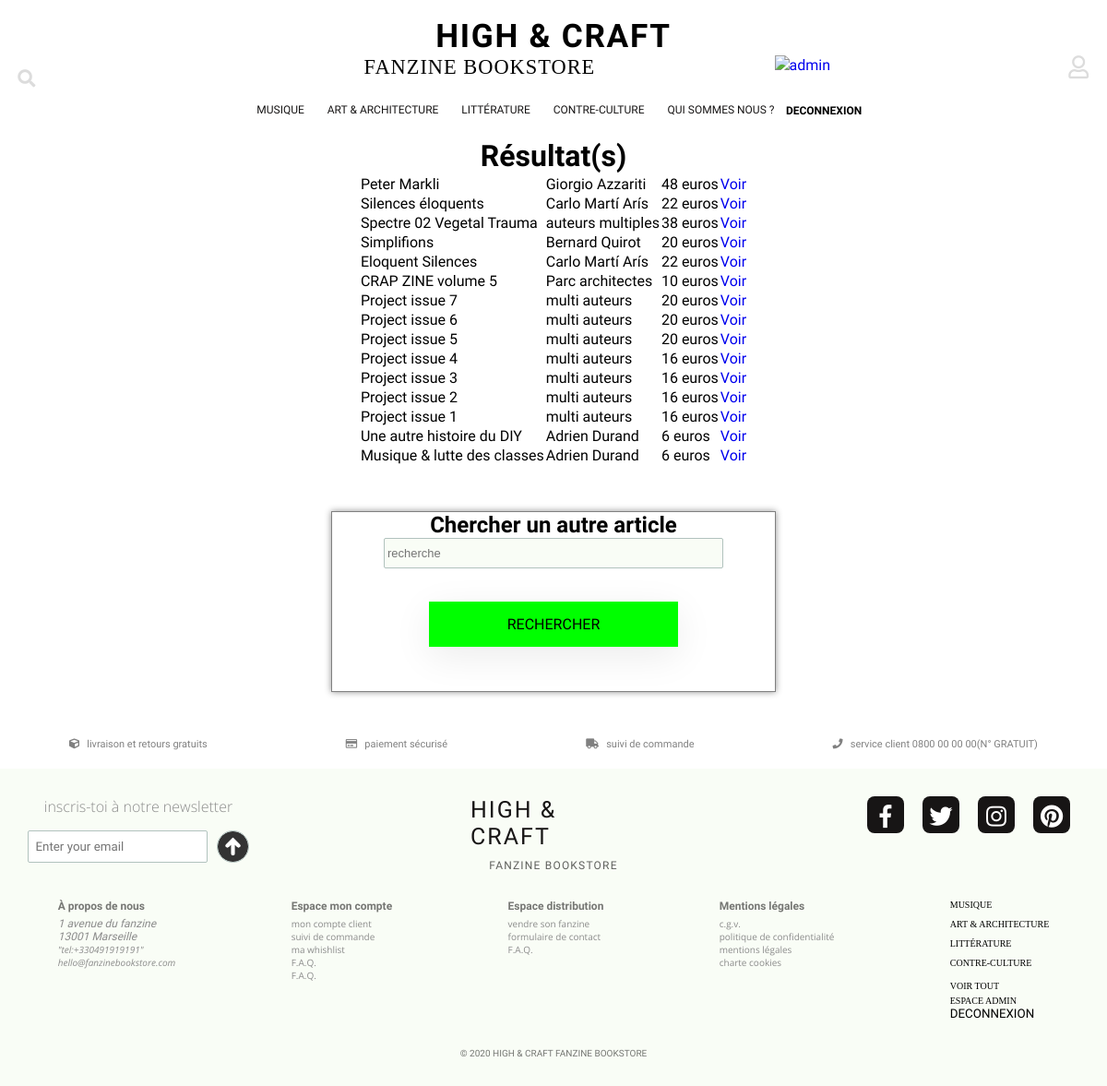
/search.php (signed in), run on an earlier commit of the app's database.
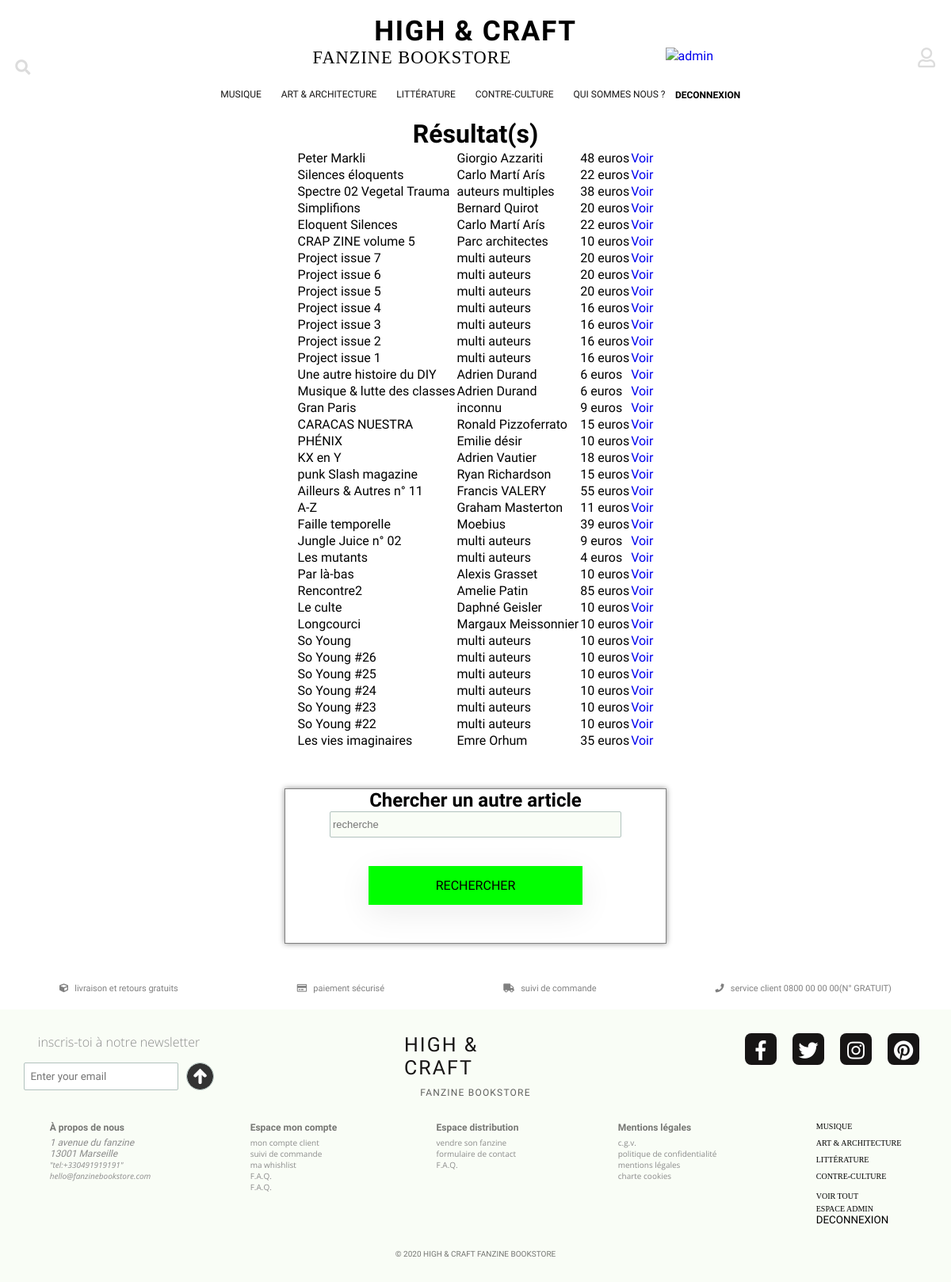
And on a later commit of the database.
### tables this page shows
CREATE TABLE `categorie` (
  `id_categorie` int(11) NOT NULL,
  `nom_categorie` varchar(50) NOT NULL,
  `date_registration` datetime NOT NULL DEFAULT CURRENT_TIMESTAMP
);

CREATE TABLE `article` (
  `id_article` int(11) NOT NULL,
  `id_distributeur` int(11) NOT NULL,
  `id_categorie` int(11) NOT NULL,
  `id_sous_categorie` int(11) NOT NULL,
  `nom_article` varchar(100) NOT NULL,
  `auteur_article` varchar(100) NOT NULL,
  `editions_article` varchar(100) NOT NULL,
  `description_article` text NOT NULL,
  `citation_article` varchar(255) NOT NULL,
  `nb_pages` int(11) NOT NULL,
  `annee_parution` year(4) NOT NULL,
  `prix_article` decimal(10,0) NOT NULL,
  `date_registration` datetime NOT NULL
);

### search.php (the view, shortened to what this page needs)
<?php $page_selected = 'search.php'; ?>
<!DOCTYPE html>
<html>
<head>
    <link rel="stylesheet" href="https://use.fontawesome.com/releases/v5.3.1/css/all.css">
    <link rel="stylesheet" type="text/css" href="css/style.css">
    <link rel="stylesheet" href="style-order.css">
</head>
<body>
<header>
   <?php
    include("includes/header.php");
   ?>
</header>
<main>
  <?php
  $bdd = new PDO('mysql:host=localhost;dbname=boutique', 'root', '');
?>
<center>
    <table>
<thead>
  <h1>Résultat(s)</h1>
</thead>
          	 <tbody>
          		 <?php
              $sql = 'SELECT * FROM article';
              $params = [];
              $resultats = $bdd->prepare($sql);
              $resultats->execute($params);
              if ($resultats->rowCount() > 0) {
                  while ($d = $resultats->fetch(PDO::FETCH_ASSOC)) {
                      ?><tr>
          <td><?=$d['nom_article'] ?></td>
          	<td><?=$d['auteur_article'] ?></td>
              <td><?=$d['prix_article'] ?>  euros  </td>
          			<td><a href="item.php?id=<?php echo $d['id_article'] ?>">Voir</a></td>
</tr>
          				 <?php
                  }
              } else {
                  echo '<tr><td>aucun résultat trouvé</td></tr>' . $connect = null;
              }
             ?>
</table><br/></center>
<section id="container-register">
           <form method='post'>
             <h1>Chercher un autre article</h1>
             <section id="box-form">
          	 <input type='text' placeholder='recherche' name="recherche_valeur"/>
             <button type="submit" name="search" id="container-delivery">Rechercher</button>
</section>
</section>
</main>
<footer>
   <?php
    include("includes/footer.php");
   ?>
</footer>
</body>
</html>

### includes/header.php (shortened to what this page needs)
<?php
require 'class/panier.php';
require 'class/categories.php';
$db = new DB();
$category = new Categorie($db);
?>
<header>
    <?php
        if ($page_selected === 'index' OR $page_selected === 'panier' OR $page_selected === 'order'){ ?>
        <a id="toplogo" href="index1.php">
            <h1>HIGH & CRAFT</h1>
        </a>
        <a id="top-subtitle" href="index1.php"><h2>FANZINE BOOKSTORE</h2></a>
    <?php
        }else{
    ?>
    <a id="toplogo" href="index.php">
        <h1>HIGH & CRAFT</h1>
    </a>
    <section id="first-nav">
        <section id="loupe">
            <form id="search-form" action="search.php" method="GET">
               <input type="submit" value="Valider"><i class="fa fa-search"></i> </input>
            </form>
        </section>
        <a href="index.php"><h2>FANZINE BOOKSTORE</h2></a>
        <nav>
            <ul>
              <?php
               if(isset ($_SESSION['user']) && ($_SESSION['user']['is_admin'] == 1))
              {
                  ?>
              <ul>
               <li>
                   <a href="admin.php"><img src="https://img.icons8.com/material-sharp/48/000000/maintenance.png"/>admin</a>
               </li>
             </ul>
           <?php } ?>
                <div class="dropdown">
                    <li>
                        <ul>
                            <li id="basket">
                                <a href="panier.php"><i class="fas fa-shopping-basket"></i></a>
                            </li>
                        </ul>
                    </li>
                </div>
                <?php
                if (isset($_SESSION['user'])){
                ?>
                <div class="dropdown">
                    <li>
                        <ul>
                            <li id="profile">
                                <a href="profil.php"><i class="far fa-user"></i></i></a>
                            </li>
                        </ul>
                    </li>
                </div>
            <?php
                }else{
            ?>
            <li><a href="connexion.php"><i class="far fa-user"></i></a></li>
            <?php }  ?>
            </ul>
        </nav>
    </section>
    <section class="wrapper">
        <nav>
            <ul>
                <?php $categorie = $category->categories();?>
                <li><a href="about.php">QUI SOMMES NOUS ?</a></li>
                <?php if (isset($_SESSION['user'])){ ?>
                <form action="index.php" method="post">
                    <input id="deco1" name="deco" value="DECONNEXION" type="submit"/>
                </form>
                <?php } } ?>
            </ul>
        </nav>
    </section>
</header>

### class/categories.php (shortened to what this page needs)
<?php
class Categorie{
public $db;
public function __construct($db)
{
	$this->db = $db;
}
public function cat()
    {
        $connexion = $this->db->connectDb();
        $q = $connexion->prepare("SELECT * FROM categorie ORDER by id_categorie ASC limit 4");
        $q->execute();
		$categories = $q->fetchAll();
		foreach ($categories as $cat){
			$name_categorie = $cat["nom_categorie"];
			$id_categorie = $cat["id_categorie"];
			echo '<a href="category.php?id='.$id_categorie.'">' .$name_categorie.'</a>';
			}
		return $categories;
	}
public function categories()
    {
        $connexion = $this->db->connectDb();
        $q = $connexion->prepare("SELECT * FROM categorie ORDER by id_categorie ASC limit 4");
        $q->execute();
		$categories = $q->fetchAll();
		foreach ($categories as $cat){
			$name_categorie = $cat["nom_categorie"];
			$id_categorie = $cat["id_categorie"];
			echo '<li class="dropdown-menu"><a href="category.php?id='.$id_categorie.'">' .$name_categorie.'</a><ul class ="menu-area">';
        	$q1 = $connexion->prepare("SELECT nom_sous_categorie, id_sous_categorie FROM sous_categorie WHERE id_categorie = $id_categorie");
        	$q1->execute();
			$sub_categories = $q1->fetchAll();
			echo '</ul></li>';
		}
		return $categories + $sub_categories;
	}
}
?>

### includes/footer.php (shortened to what this page needs)
<?php
    $category = new Categorie($db);
?>
<footer>
    <?php if ($page_selected === 'index'){ ?>
        <section id="index-footer">
            <h2>FANZINE BOOKSTORE</h2>
        </section>
        <?php
            }else{
        ?>
    <section id="container-service">
        <ul>
            <li><i class="fas fa-cube"></i> &nbsp; livraison et retours gratuits</li>
            <li><i class="far fa-credit-card"></i> &nbsp; paiement sécurisé</li>
            <li><i class="fas fa-truck"></i> &nbsp; suivi de commande</li>
            <li> <i class="fas fa-phone"></i> &nbsp; service client
                <a class="contact" href="tel:0800000000">0800 00 00 00</a>(N° GRATUIT)
            </li>
        </ul>
    </section>
    <section id="container-footer">
        <section id="footer-part1">
            <section id="newsletter">
                <h3>inscris-toi à notre newsletter</h3>
                <form action="" method="POST">
                    <input type="text" id="news" name="email" placeholder="Enter your email"></br>
                    <input type="submit" name="newsletter" id="btnnews" value="newsletter">
                </form>
            </section>
            <section id="end-logo">
                <a href="index.php">
                    <h1>HIGH & CRAFT</h1>
                    <h2>FANZINE BOOKSTORE</h2>
                </a>
            </section>
            <section id="social-media">
                <ul id="social-list">
                    <li><a href="https://facebook.com" target="_blank"><i class="fab fa-facebook-f"></i></a></li>
                    <li><a href="https://twitter.com" target="_blank"><i class="fab fa-twitter"></i></a></li>
                    <li><a href="https://www.instagram.com" target="_blank"><i class="fab fa-instagram"></i></a></li>
                    <li><a href="https://www.pinterest.com" target="_blank"><i class="fab fa-pinterest"></i></a></li>
                </ul>
            </section>
        </section>
        <section id="footer-part2">
            <section>
                <h4>À propos de nous</h4>
                <address>
                    1 avenue du fanzine </br>
                    13001 Marseille
                    <a class="contact" href="tel:+330491919191">"tel:+330491919191"</a>
                    <a class="contact" href="mailto:hello@lovecraftbookstore.com">hello@fanzinebookstore.com</a>
                </address>
            </section>
            <section>
                <h4>Espace mon compte</h4>
                <ul>
                <?php if (isset($_SESSION['user']['id_user'])){?>
                    <li><a href="profil.php">mon compte client</a></li>
                    <li><a href="profil.php">suivi de commande</a></li>
                    <li><a href="profil.php">ma whishlist</a></li>
                    <li><a href="faq.php">F.A.Q.</a></li>
                <?php }else{ ?>
                    <li><a href="connexion.php">mon compte client</a></li>
                    <li><a href="connexion.php">suivi de commande</a></li>
                    <li><a href="connexion.php">ma whishlist</a></li>
                <?php } ?>
                    <li><a href="faq.php">F.A.Q.</a></li>
                </ul>
            </section>
            <section>
                <h4>Espace distribution</h4>
                <ul>
                    <li><a href="seller-form.php">vendre son fanzine</a></li>
                    <li><a href="seller-form.php">formulaire de contact</a></li>
                    <li><a href="faq.php">F.A.Q.</a></li>
                </ul>
            </section>
            <section>
                <h4>Mentions légales</h4>
                <ul>
                    <li><a href="cgv.php">c.g.v.</a></li>
                    <li><a href="confidentialite.php">politique de confidentialité</a></li>
                    <li><a href="mentions-legales.php">mentions légales</a></li>
                    <li><a href="cookies.php">charte cookies</a></li>
                </ul>
            </section>
            <section id="footer-nav">
                <nav>
                    <ul>
                        <?php $categorie = $category->cat(); ?>
                        <li><a href="category.php">Voir tout</a></li>
                        <?php if (isset($_SESSION['user']['id_user'])){
                                if ($_SESSION['user']['is_admin'] == 1) {
                        ?>
                        <li><a href="admin.php">espace admin</a></li>
                        <?php } ?>
                        <form action="index.php" method="post">
                            <input id="deco-footer" name="deco" value="DECONNEXION" type="submit"/>
                        </form>
                        <?php
                            }
                        ?>
                    </ul>
                </nav>
            </section>
        </section>
        <p id="copyright">&copy; 2020 HIGH & CRAFT FANZINE BOOKSTORE</p>
    </section>
    <?php
        }
    ?>
</footer>

### css/style-order.css (style rules this page uses)
#container-delivery { display:flex; justify-content: space-between; background-color:white; margin-top:5%; margin-bottom:5%; width: 100%; box-shadow:0 10px 40px rgba(0,0,0,0.08); }

What changed in the data, as far as the page shows it:
added article: nom_article "Gran Paris", auteur_article "inconnu", prix_article "9"
added article: nom_article "CARACAS NUESTRA", auteur_article "Ronald Pizzoferrato", prix_article "15"
added article: nom_article "PHÉNIX", auteur_article "Emilie désir", prix_article "10"
added article: nom_article "KX en Y", auteur_article "Adrien Vautier", prix_article "18"
added article: nom_article "punk Slash magazine", auteur_article "Ryan Richardson", prix_article "15"
added article: nom_article "Ailleurs & Autres n° 11", auteur_article "Francis VALERY", prix_article "55"
added article: nom_article "A-Z", auteur_article "Graham Masterton", prix_article "11"
added article: nom_article "Faille temporelle", auteur_article "Moebius", prix_article "39"
added article: nom_article "Jungle Juice n° 02", auteur_article "multi auteurs", prix_article "9"
added article: nom_article "Les mutants", auteur_article "multi auteurs", prix_article "4"
added article: nom_article "Par là-bas", auteur_article "Alexis Grasset", prix_article "10"
added article: nom_article "Rencontre2", auteur_article "Amelie Patin", prix_article "85"
added article: nom_article "Le culte", auteur_article "Daphné Geisler", prix_article "10"
added article: nom_article "Longcourci", auteur_article "Margaux Meissonnier", prix_article "10"
added article: nom_article "So Young", auteur_article "multi auteurs", prix_article "10"
added article: nom_article "So Young #26", auteur_article "multi auteurs", prix_article "10"
added article: nom_article "So Young #25", auteur_article "multi auteurs", prix_article "10"
added article: nom_article "So Young #24", auteur_article "multi auteurs", prix_article "10"
added article: nom_article "So Young #23", auteur_article "multi auteurs", prix_article "10"
added article: nom_article "So Young #22", auteur_article "multi auteurs", prix_article "10"
added article: nom_article "Les vies imaginaires", auteur_article "Emre Orhum", prix_article "35"
